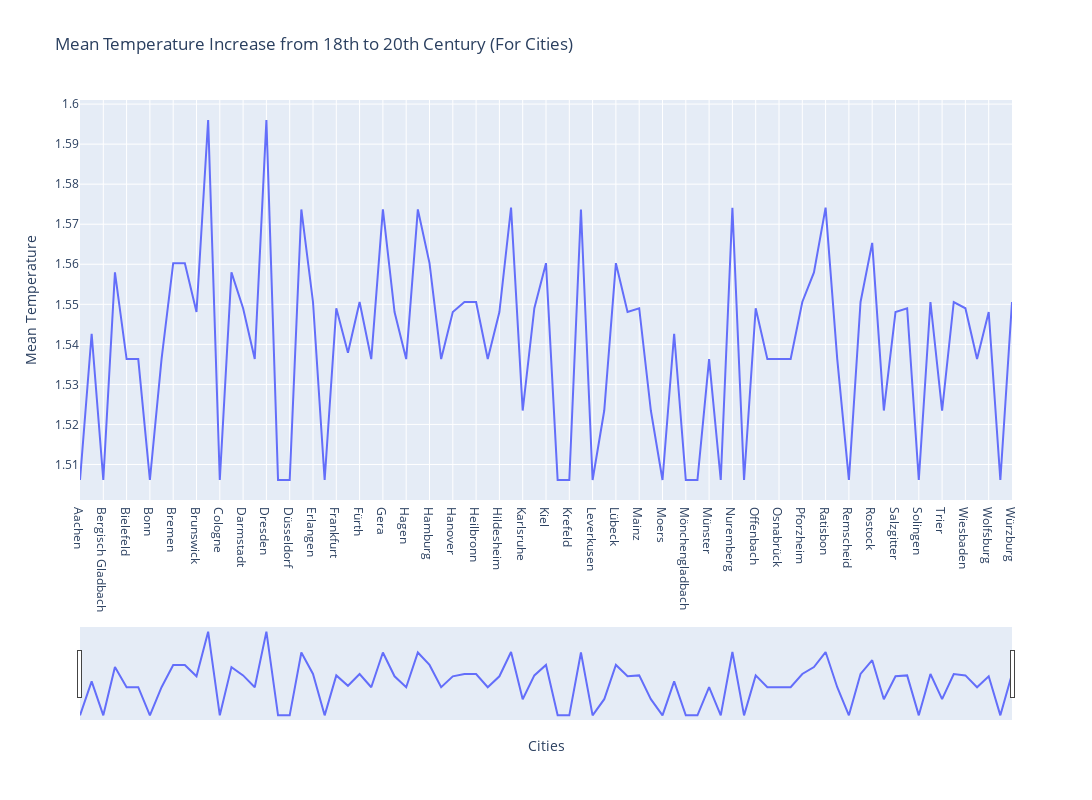

Notebook source saved alongside this figure:
### Code cell
fig = go.Figure()
fig.add_trace(go.Scatter(y=century_comb['Diff18_20'], x=century_comb.index,name='Temperature'))

fig.update_xaxes(rangeslider_visible=True, title_text = 'Cities')
fig.update_yaxes(title_text='Mean Temperature')
fig.update_layout(title = 'Mean Temperature Increase from 18th to 20th Century (For Cities)', height=800, width=1500)
fig.show()

### Figure 1 — Plotly figure (JSON) as saved in the notebook; plotly's stock layout.template omitted (floating-point values rounded to 4 significant figures)
{"data": [{"name": "Temperature", "type": "scatter", "x": ["Aachen", "Augsburg", "Bergisch Gladbach", "Berlin", "Bielefeld", "Bochum", "Bonn", "Bottrop", "Bremen", "Bremerhaven", "Brunswick", "Chemnitz", "Cologne", "Cottbus", "Darmstadt", "Dortmund", "Dresden", "Duisburg", "Düsseldorf", "Erfurt", "Erlangen", "Essen", "Frankfurt", "Freiburg", "Fürth", "Gelsenkirchen", "Gera", "Göttingen", "Hagen", "Halle", "Hamburg", "Hamm", "Hanover", "Heidelberg", "Heilbronn", "Herne", "Hildesheim", "Ingolstadt", "Karlsruhe", "Kassel", "Kiel", "Koblenz", "Krefeld", "Leipzig", "Leverkusen", "Ludwigshafen", "Lübeck", "Magdeburg", "Mainz", "Mannheim", "Moers", "Munich", "Mönchengladbach", "Mülheim", "Münster", "Neuss", "Nuremberg", "Oberhausen", "Offenbach", "Oldenburg", "Osnabrück", "Paderborn", "Pforzheim", "Potsdam", "Ratisbon", "Recklinghausen", "Remscheid", "Reutlingen", "Rostock", "Saarbrücken", "Salzgitter", "Siegen", "Solingen", "Stuttgart", "Trier", "Ulm", "Wiesbaden", "Witten", "Wolfsburg", "Wuppertal", "Würzburg"], "y": [1.506, 1.543, 1.506, 1.558, 1.536, 1.536, 1.506, 1.536, 1.56, 1.56, 1.548, 1.596, 1.506, 1.558, 1.549, 1.536, 1.596, 1.506, 1.506, 1.574, 1.551, 1.506, 1.549, 1.538, 1.551, 1.536, 1.574, 1.548, 1.536, 1.574, 1.56, 1.536, 1.548, 1.551, 1.551, 1.536, 1.548, 1.574, 1.523, 1.549, 1.56, 1.506, 1.506, 1.574, 1.506, 1.523, 1.56, 1.548, 1.549, 1.523, 1.506, 1.543, 1.506, 1.506, 1.536, 1.506, 1.574, 1.506, 1.549, 1.536, 1.536, 1.536, 1.551, 1.558, 1.574, 1.536, 1.506, 1.551, 1.565, 1.523, 1.548, 1.549, 1.506, 1.551, 1.523, 1.551, 1.549, 1.536, 1.548, 1.506, 1.551]}], "layout": {"height": 800, "title": {"text": "Mean Temperature Increase from 18th to 20th Century (For Cities)"}, "width": 1500, "xaxis": {"rangeslider": {"visible": true}, "title": {"text": "Cities"}}, "yaxis": {"title": {"text": "Mean Temperature"}}}}
